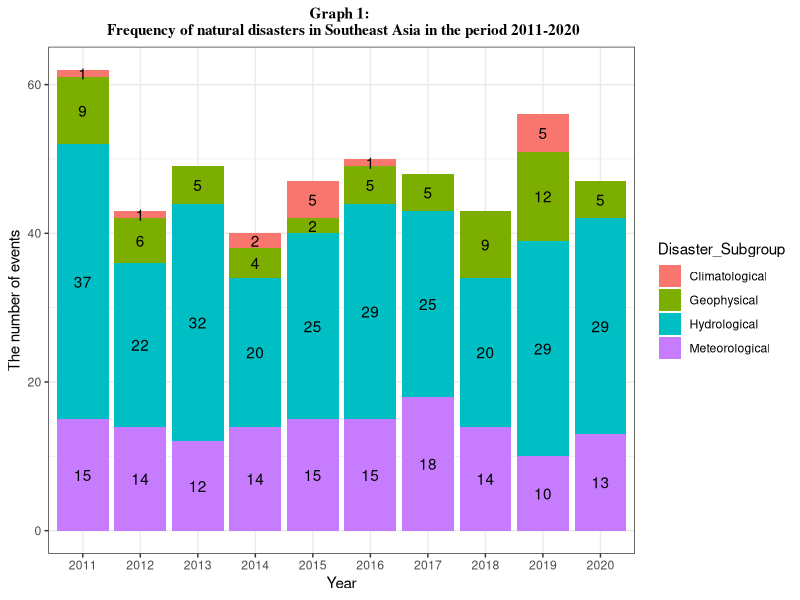
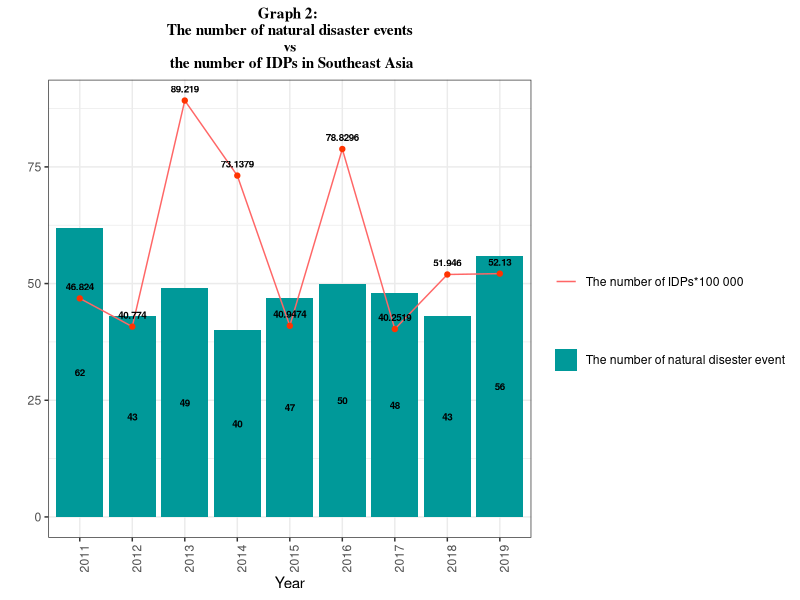
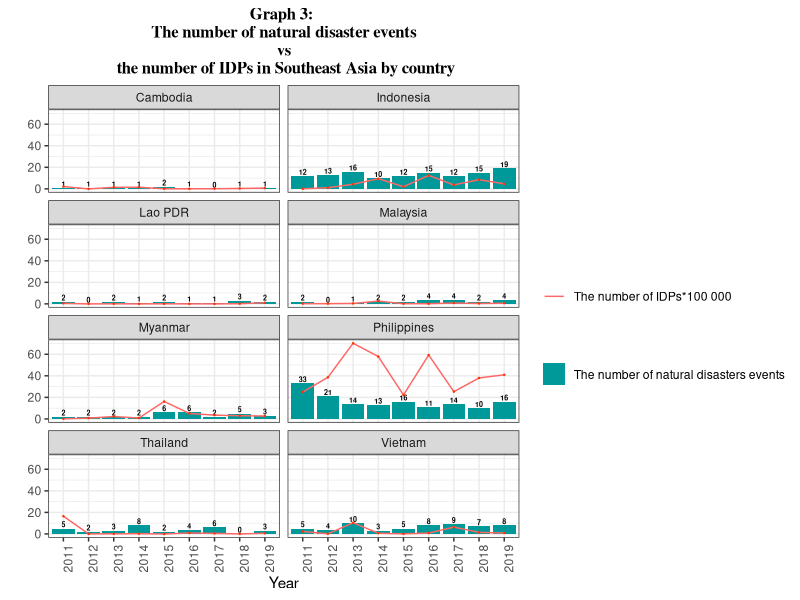
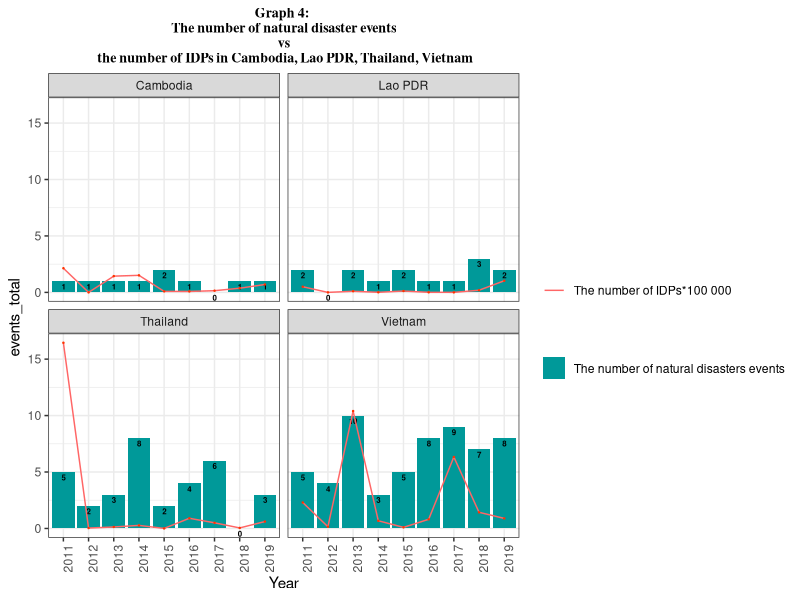

Source code (R) for these figures, in order:
## ---- chunk 1
# Packages

knitr::opts_chunk$set(echo = TRUE)
#install.packages("tidyverse")
library(tidyverse)
#install.packages("reshape")
library(readxl)
#install.packages("reshape2")
library(reshape2)
library(reshape)
#install.packages("writexl")
library(writexl)
library(dplyr)
library(ggplot2)
## ---- chunk 2
# I.  Natural Disaster Data 

### 1. Data Preprocessing 
# download
natural_disaster_2011_2020 <- read_excel("natural_disaster_2011_2020.xlsx")

# delete unnecessary rows
natural_disaster_2011_2020 <- natural_disaster_2011_2020[-1:-5, ]

# rename the variables 
names(natural_disaster_2011_2020) <- c('Dis_No', 'Year', 'Seq', 'Disaster_Group', 'Disaster_Subgroup', 'Disaster_Type', 'Disaster_Subtype', 'Disaster_Subsubtype', 'Event_Name', 'Entry_Criteria', 'Country', 'ISO', 'Region', 'Continent', 'Location', 'Origin', 'Associated_Dis', 'Associated_Dis2', 'OFDA_Response', 'Appeal', 'Declaration', 'Aid_Contribution', 'Dis_Mag_Value', 'Dis_Mag_Scale', 'Latitude', 'Longitude', 'Local_Time', 'River_Basin', 'Start_Year', 'Start_Month', 'Start_Day', 'End_Year', 'End_Month', 'End_Day', 'Total_Deaths', 'No_injured', 'No_affected', 'No_Homeless', 'Total_Affected', 'Reconstruction_Costs', 'Insured_Damages', 'Total_Damage', 'CPI')

# delete unnecessary rows
natural_disaster_2011_2020 <- natural_disaster_2011_2020[-1, ]

# select necessary variables(columns)
data <- select(natural_disaster_2011_2020, 'Dis_No', 'Year', 'Seq', 'Disaster_Type', 'Disaster_Subgroup', 'Country', 'Dis_Mag_Value', 'Dis_Mag_Scale', 'Latitude', 'Longitude', 'Start_Year', 'Start_Month', 'Start_Day', 'End_Year', 'End_Month', 'End_Day', 'Total_Deaths', 'No_injured', 'No_affected', 'No_Homeless', 'Total_Affected', 'Total_Damage')

# select countries
## Cambodia, Indonesia, Philippines (the),  Malaysia, Thailand, Lao People's Democratic Republic (the),  Myanmar,  Singapore,  Vietnam.
data <- data %>%
  filter(Country %in% c("Cambodia", "Indonesia", "Philippines (the)",  "Malaysia", "Thailand", "Lao People's Democratic Republic (the)",  "Myanmar",  "Singapore",  "Viet Nam"))

## ---- chunk 3
### 2. Plots - ALL(Climatological, Meteorogical, Hydrological, Geophysical)
# Change in the number of all disasters (group by year)
all <- data %>% 
  filter(Disaster_Subgroup %in% c("Climatological", "Meteorological", "Hydrological", "Geophysical")) %>%
  group_by(Year, Disaster_Subgroup) %>%
  summarise(N=n(), na.rm = TRUE)

# 1) stacked bar graph 
all_bar <- ggplot(all, aes(x = Year, y = N, fill = Disaster_Subgroup)) + 
  geom_bar(stat="identity") +
  theme_bw() +
  labs(x="Year", y="The number of events") + 
  geom_text(aes(label= N), position = position_stack(vjust=0.5)) +
  ggtitle("Graph 1: \n Frequency of natural disasters in Southeast Asia in the period 2011-2020") +
  theme(plot.title = element_text(family = "serif", face = "bold", hjust = 0.5, size = 11))
all_bar
## ---- chunk 4
# 2) separated bar graph
all_bar2 <- ggplot(all, aes(x = Year, y = N, fill = Disaster_Subgroup)) +
  geom_bar(stat="identity", position="dodge")+
  theme_bw() + 
  facet_wrap(~Disaster_Subgroup, ncol=2) +
  labs(x="Year", y="The number of events") + 
  geom_text(aes(label= N), size = 2.5) +
  theme(axis.text.x=element_text(angle=90, hjust=1))
## ---- chunk 5
### 3. Preparing data for merging 
#1. Grouping data by year and country
country_events <- data %>% 
  filter(Disaster_Subgroup %in% c("Climatological", "Meteorological", "Hydrological", "Geophysical")) %>%
  group_by(Year, Country) %>%
  summarise(N=n(), na.rm = TRUE)

#2. Changing value
country_events$Country <- recode(country_events$Country, "Philippines (the)" = "Philippines", "Lao People's Democratic Republic (the)" = "Lao PDR", "Viet Nam" = "Vietnam")
## ---- chunk 6
# II. IDPs Data  
  
### 1. Data Preprocessing 
#download
idp_dt <- read.table("IDP_data.csv", sep = ";", header = TRUE, stringsAsFactors = FALSE)

# We have three countries for which we don't have data at all or not enough data for the analysis: Brunei, Singapore and Timor-Leste. So we take them out. Also we transform dataset into tibble format for later. 

idp_clean <- idp_dt[-c(7,10,11),]
idp_clean_t <- as.tibble(idp_clean)


# Preparing data for individual countries 
# 1) Selecting the countries and variables we need 
country_idp <- idp_clean_t %>%
  filter(Country.Name %in% c("Cambodia", "Indonesia", "Philippines", "Malaysia", "Thailand", "Lao PDR", "Myanmar", "Vietnam")) %>% 
  select(-2)

#2) Transforming variables to numeric format (to be able late to use log() function)
country_idp <- country_idp %>% mutate_at(vars(X2011, X2012, X2013, X2014, X2015, X2016, X2017, X2018, X2019), as.numeric) 
names(country_idp)[2] <- "2011"
names(country_idp)[3]<- "2012"
names(country_idp)[4]<- "2013"
names(country_idp)[5]<- "2014"
names(country_idp)[6]<- "2015"
names(country_idp)[7]<- "2016"
names(country_idp)[8]<- "2017"
names(country_idp)[9]<- "2018"
names(country_idp)[10]<- "2019"

#3) Changing from wide to long format (to be able to use ggplot2)
country_idp <- as.data.frame(country_idp)
country_idp_long <- melt(data = country_idp,
                         id.vars = "Country.Name",
                         variable.name = "Year",
                         value.name = "IDPs")
names(country_idp_long) <- c('Country', 'Year', 'IDPs')

#4) Again transforming to tibble format (as the process of making data long resulted in turning back again the data.frame)
country_idp_long_t <- as.tibble(country_idp_long) %>%
  mutate_at(vars(IDPs), as.numeric) 

### 2. Plots 

#Building graphs -> number of IDPs per country per year;
country_idp_bar <- ggplot(country_idp_long_t, aes(x = Year, y = IDPs)) +
  geom_bar(stat = "identity") +
  labs(x = "Year", y = "The number of displaced persons") +
  facet_wrap(~Country, ncol = 2) +
  theme_bw() +
  theme(axis.text.x = element_text(angle = 90, hjust = 1)) +
  scale_y_log10() 
## ---- chunk 7
### III. Merging both datasets

# merge
merged_data <- left_join(country_idp_long_t, country_events, by = c("Year", "Country"))

# NA imputation
#1) Natural diseaster events 
merged_data$N[is.na(merged_data$N)] <- 0 
#2) IDPs
merged_data$IDPs[is.na(merged_data$IDPs)] <- 0 
  
# change the scale of IDPs
merged_data$IDPs_s <- merged_data$IDPs/100000
## ---- chunk 8
# Plot 1 - whole region;

#1. Creating dataset for plotting totals 
all_country <- merged_data %>%
  group_by(Year) %>%
  summarise(IDPs_total=sum(IDPs_s), events_total = sum(N))
  
#2. Creating the plot 
all_plot <- ggplot(all_country, aes(x = Year)) +
  geom_col(aes(y = events_total, fill = "redfill")) +
  geom_line(aes(y = IDPs_total, group = 1, color = 'blackline')) +
  geom_text(aes(y = events_total, label = events_total), fontface = "bold", position = position_stack(vjust=0.5), color = "black", size = 2.5) +
  geom_text(aes(y = IDPs_total, label = IDPs_total), fontface = "bold", vjust = -1, color = "black", size = 2.5) + 
  geom_point(aes(y = IDPs_total), color = "#FF3300") +
  labs(x = "Year", y = "") +
  ggtitle("Graph 2: \n The number of natural disaster events \n vs \n the number of IDPs in Southeast Asia") +
  scale_fill_manual('', labels = 'The number of natural disester event', values = "#009999") +
  scale_color_manual('', labels = 'The number of IDPs*100 000', values = "#FF6666") +
  theme_bw() +
  theme(axis.text.x=element_text(angle=90, hjust=1)) +
  theme(plot.title = element_text(family = "serif", face = "bold", hjust = 0.5, size = 11)) 

all_plot
## ---- chunk 9
country_plot <- ggplot(merged_data, aes(x = Year)) +
  geom_col(aes(y = N, fill="redfill")) +
  geom_text(aes(y = N, label = N), fontface = "bold", vjust = -0.2, color = "black", size = 1.8) +
  geom_line(aes(y = IDPs_s, group = 1, color = 'blackline')) + 
  labs(x="Year", y = "") + 
  geom_point(aes(y = IDPs_s), color = "#FF3300", size = 0.2) +
  scale_fill_manual('', labels = 'The number of natural disasters events', values = "#009999") +
  scale_color_manual('', labels = 'The number of IDPs*100 000',  values = "#FF6666") +
  theme_bw() +  
  facet_wrap(~Country, ncol=2) +
  theme(axis.text.x=element_text(angle=90, hjust=1)) +
  ggtitle("Graph 3: \n The number of natural disaster events \n vs \n the number of IDPs in Southeast Asia by country") +
  theme(plot.title = element_text(family = "serif", face = "bold", hjust = 0.5, size = 12))
country_plot
## ---- chunk 10
#Alternative plotting with separating countries in two groups 
#Group # 1:

Cam_Lao_V_Tai <- merged_data %>%
  filter(Country %in% c("Cambodia", "Lao PDR", "Vietnam", "Thailand")) %>%
  group_by(Year, Country) %>%
  summarise(IDPs_total=sum(IDPs_s), events_total = sum(N))

Cam_Lao_V_Tai_plot <- ggplot(Cam_Lao_V_Tai, aes(x = Year)) +
  geom_col(aes(y = events_total, fill="redfill")) +
  geom_text(aes(y = events_total, label = events_total), fontface = "bold", vjust = 1.4, color = "black", size = 2) +
  geom_line(aes(y = IDPs_total, group = 1, color = 'blackline')) +
  labs(x="Year") + 
  geom_point(aes(y = IDPs_total), color = "#FF3300", size = 0.2) +
  scale_fill_manual('', labels = 'The number of natural disasters events', values = "#009999") +
  scale_color_manual('', labels = 'The number of IDPs*100 000',  values = "#FF6666") +
  theme_bw() +  
  facet_wrap(~Country, ncol=2) +
  theme(axis.text.x=element_text(angle=90, hjust=1)) +
  ggtitle("Graph 4: \n The number of natural disaster events \n vs \n the number of IDPs in Cambodia, Lao PDR, Thailand, Vietnam") +
  theme(plot.title = element_text(family = "serif", face = "bold", hjust = 0.5, size = 10))
Cam_Lao_V_Tai_plot
